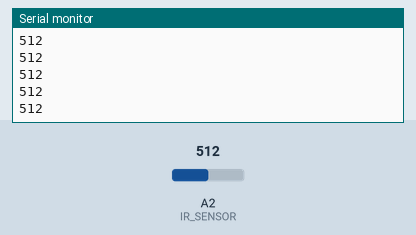
Recording of a sketch running on a simulated Arduino Uno, built with avr-gcc and run on an emulated ATmega328P. Parts: the last lines printed to the serial monitor. Inputs (shaded band) come from the test bench; at power-on: A2 (IR_SENSOR) = 512.

Above: at 1.2 s.
1.3 s: A2 (IR_SENSOR) set to 716
At 1.56 s:
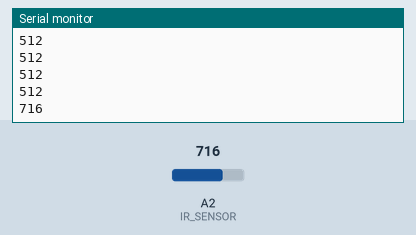
2.8 s: A2 (IR_SENSOR) set to 900
At 2.96 s:
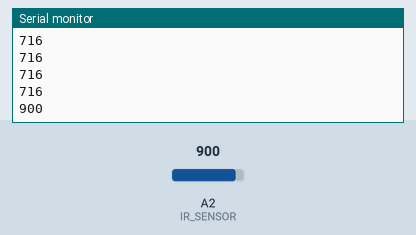
Timing chart, 0 to 5.8 s (numbered marks = the images above; inputs shaded):
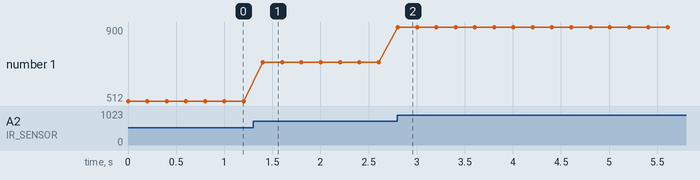

Measured:
- after the input at 1.3 s, the serial monitor: prints a new line after 0.10 s (image 1)
- after the input at 2.8 s, the serial monitor: prints a new line at once (image 2)
- plotted number 1: 512 → 716 after the input at 1.3 s, 716 → 900 after the input at 2.8 s

The sketch:

04_ir_raw_check.ino
```cpp
// Первое измерение ИК-дальномера.
// Выводим только аналоговое значение от 0 до 1023.

const int IR_SENSOR = A2;

void setup() {
  Serial.begin(115200);
}

void loop() {
  int value = analogRead(IR_SENSOR);
  Serial.println(value);
  delay(200);
}
```
